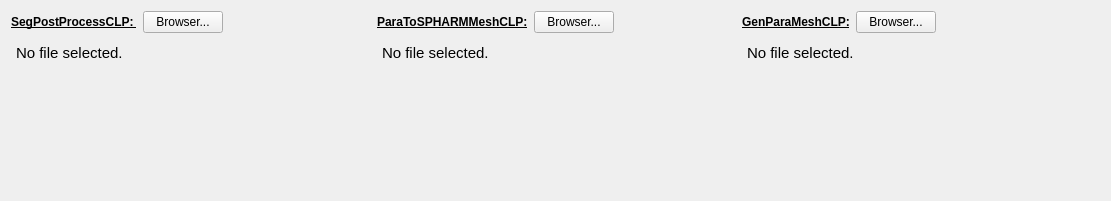
    <widget class="QWidget" name="tab_11">
     <attribute name="title">
      <string>Executables for subcortical surfaces generation</string>
     </attribute>
     <widget class="QWidget" name="layoutWidget">
      <property name="geometry">
       <rect>
        <x>11</x>
        <y>11</y>
        <width>1091</width>
        <height>181</height>
       </rect>
      </property>
      <layout class="QGridLayout" name="gridLayout_7">
       <item row="0" column="0">
        <layout class="QHBoxLayout" name="horizontalLayout_74">
         <item>
          <widget class="QLabel" name="label_55">
           <property name="font">
            <font>
             <weight>75</weight>
             <bold>true</bold>
             <underline>true</underline>
            </font>
           </property>
           <property name="text">
            <string>SegPostProcessCLP: </string>
           </property>
          </widget>
         </item>
         <item>
          <widget class="QPushButton" name="SegPostProcessCLP_pushButton">
           <property name="text">
            <string>Browser...</string>
           </property>
           <property name="autoDefault">
            <bool>false</bool>
           </property>
           <property name="flat">
            <bool>false</bool>
           </property>
          </widget>
         </item>
         <item>
          <spacer name="horizontalSpacer_53">
           <property name="orientation">
            <enum>Qt::Horizontal</enum>
           </property>
           <property name="sizeHint" stdset="0">
            <size>
             <width>40</width>
             <height>20</height>
            </size>
           </property>
          </spacer>
         </item>
        </layout>
       </item>
       <item row="0" column="1">
        <layout class="QHBoxLayout" name="horizontalLayout_64">
         <item>
          <widget class="QLabel" name="label_35">
           <property name="font">
            <font>
             <weight>75</weight>
             <bold>true</bold>
             <underline>true</underline>
            </font>
           </property>
           <property name="text">
            <string>ParaToSPHARMMeshCLP:</string>
           </property>
          </widget>
         </item>
         <item>
          <widget class="QPushButton" name="ParaToSPHARMMeshCLP_pushButton">
           <property name="text">
            <string>Browser...</string>
           </property>
           <property name="autoDefault">
            <bool>false</bool>
           </property>
           <property name="flat">
            <bool>false</bool>
           </property>
          </widget>
         </item>
         <item>
          <spacer name="horizontalSpacer_37">
           <property name="orientation">
            <enum>Qt::Horizontal</enum>
           </property>
           <property name="sizeHint" stdset="0">
            <size>
             <width>40</width>
             <height>20</height>
            </size>
           </property>
          </spacer>
         </item>
        </layout>
       </item>
       <item row="0" column="2">
        <layout class="QHBoxLayout" name="horizontalLayout_77">
         <item>
          <widget class="QLabel" name="label_63">
           <property name="font">
            <font>
             <weight>75</weight>
             <bold>true</bold>
             <underline>true</underline>
            </font>
           </property>
           <property name="text">
            <string>GenParaMeshCLP:</string>
           </property>
          </widget>
         </item>
         <item>
          <widget class="QPushButton" name="GenParaMeshCLP_pushButton">
           <property name="text">
            <string>Browser...</string>
           </property>
           <property name="autoDefault">
            <bool>false</bool>
           </property>
           <property name="flat">
            <bool>false</bool>
           </property>
          </widget>
         </item>
         <item>
          <spacer name="horizontalSpacer_56">
           <property name="orientation">
            <enum>Qt::Horizontal</enum>
           </property>
           <property name="sizeHint" stdset="0">
            <size>
             <width>40</width>
             <height>20</height>
            </size>
           </property>
          </spacer>
         </item>
        </layout>
       </item>
       <item row="1" column="0">
        <widget class="QTextEdit" name="SegPostProcessCLP_textEdit">
         <property name="styleSheet">
          <string notr="true">QTextEdit {
	background-color : transparent
}</string>
         </property>
         <property name="readOnly">
          <bool>true</bool>
         </property>
         <property name="html">
          <string>&lt;!DOCTYPE HTML PUBLIC &quot;-//W3C//DTD HTML 4.0//EN&quot; &quot;http://www.w3.org/TR/REC-html40/strict.dtd&quot;&gt;
&lt;html&gt;&lt;head&gt;&lt;meta name=&quot;qrichtext&quot; content=&quot;1&quot; /&gt;&lt;style type=&quot;text/css&quot;&gt;
p, li { white-space: pre-wrap; }
&lt;/style&gt;&lt;/head&gt;&lt;body style=&quot; font-family:'Ubuntu'; font-size:11pt; font-weight:400; font-style:normal;&quot;&gt;
&lt;p style=&quot; margin-top:0px; margin-bottom:0px; margin-left:0px; margin-right:0px; -qt-block-indent:0; text-indent:0px;&quot;&gt;No file selected.&lt;/p&gt;&lt;/body&gt;&lt;/html&gt;</string>
         </property>
        </widget>
       </item>
       <item row="1" column="1">
        <widget class="QTextEdit" name="ParaToSPHARMMeshCLP_textEdit">
         <property name="styleSheet">
          <string notr="true">QTextEdit {
	background-color : transparent
}</string>
         </property>
         <property name="readOnly">
          <bool>true</bool>
         </property>
         <property name="html">
          <string>&lt;!DOCTYPE HTML PUBLIC &quot;-//W3C//DTD HTML 4.0//EN&quot; &quot;http://www.w3.org/TR/REC-html40/strict.dtd&quot;&gt;
&lt;html&gt;&lt;head&gt;&lt;meta name=&quot;qrichtext&quot; content=&quot;1&quot; /&gt;&lt;style type=&quot;text/css&quot;&gt;
p, li { white-space: pre-wrap; }
&lt;/style&gt;&lt;/head&gt;&lt;body style=&quot; font-family:'Ubuntu'; font-size:11pt; font-weight:400; font-style:normal;&quot;&gt;
&lt;p style=&quot; margin-top:0px; margin-bottom:0px; margin-left:0px; margin-right:0px; -qt-block-indent:0; text-indent:0px;&quot;&gt;No file selected.&lt;/p&gt;&lt;/body&gt;&lt;/html&gt;</string>
         </property>
        </widget>
       </item>
       <item row="1" column="2">
        <widget class="QTextEdit" name="GenParaMeshCLP_textEdit">
         <property name="styleSheet">
          <string notr="true">QTextEdit {
	background-color : transparent
}</string>
         </property>
         <property name="readOnly">
          <bool>true</bool>
         </property>
         <property name="html">
          <string>&lt;!DOCTYPE HTML PUBLIC &quot;-//W3C//DTD HTML 4.0//EN&quot; &quot;http://www.w3.org/TR/REC-html40/strict.dtd&quot;&gt;
&lt;html&gt;&lt;head&gt;&lt;meta name=&quot;qrichtext&quot; content=&quot;1&quot; /&gt;&lt;style type=&quot;text/css&quot;&gt;
p, li { white-space: pre-wrap; }
&lt;/style&gt;&lt;/head&gt;&lt;body style=&quot; font-family:'Ubuntu'; font-size:11pt; font-weight:400; font-style:normal;&quot;&gt;
&lt;p style=&quot; margin-top:0px; margin-bottom:0px; margin-left:0px; margin-right:0px; -qt-block-indent:0; text-indent:0px;&quot;&gt;No file selected.&lt;/p&gt;&lt;/body&gt;&lt;/html&gt;</string>
         </property>
        </widget>
       </item>
      </layout>
     </widget>
    </widget>
